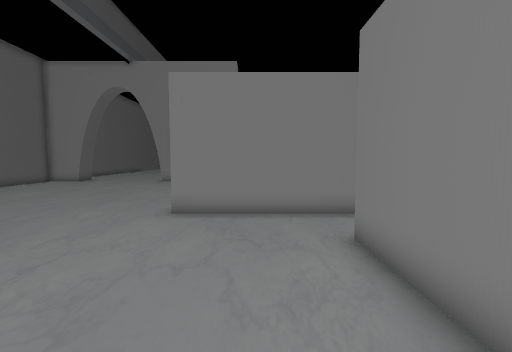
View 1 (above)

19 first-person views from a walk through a 3-D level made in the Unity game engine. The camera is 1.5 m above the floor, tilts 4° down and sees 90° across. The floor is counted in squares, 0.81 m on a side. Each view is taken from the middle of a square. On the plan, view 1 faces up. The plan holds only what a view shows up to about 15 squares ahead; the rest is blank. The place goes on beyond the plan. The player character is not drawn. Some surface patterns are stand-ins.

View 2
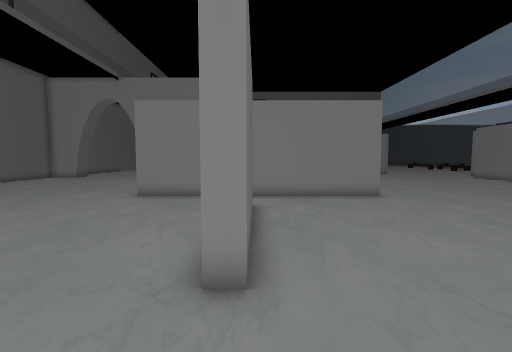

View 3
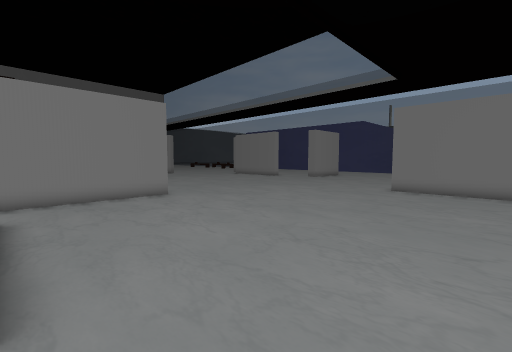

View 4
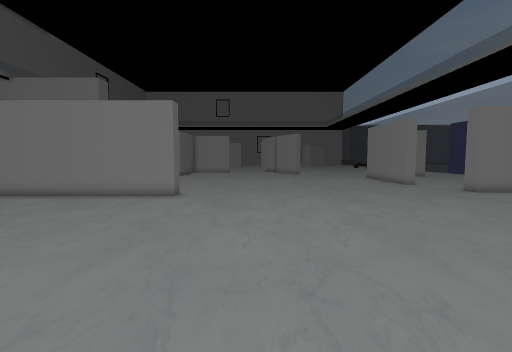

View 5
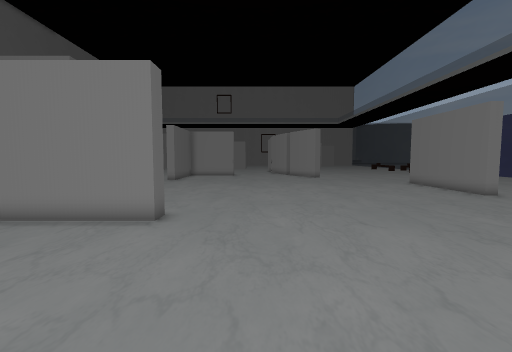

View 6
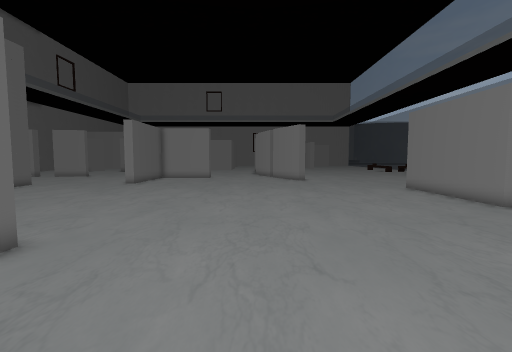

View 7
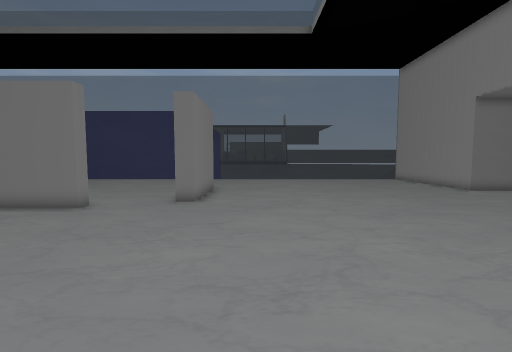

View 8
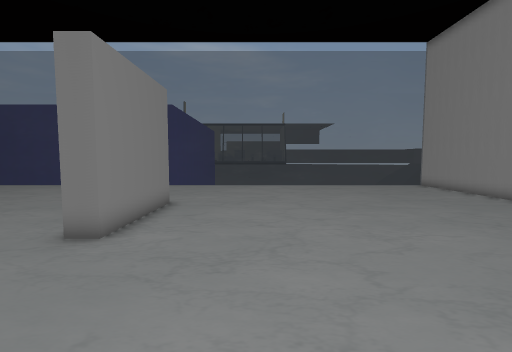

View 9
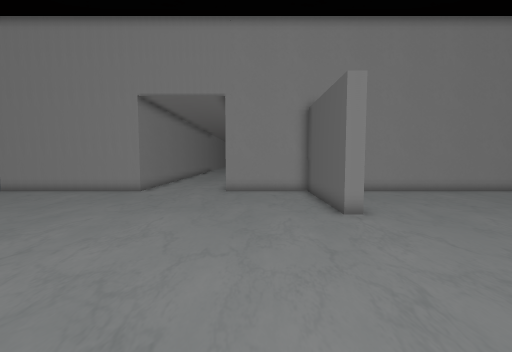

View 10
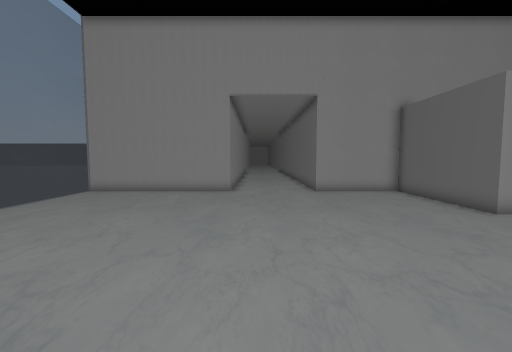

View 11
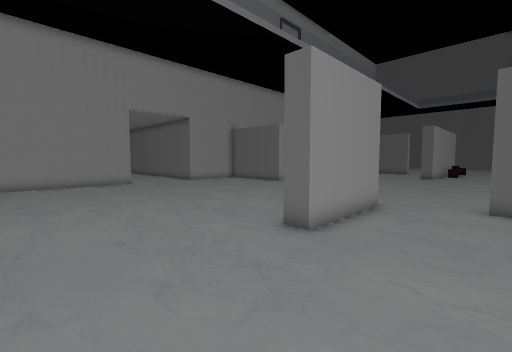

View 12
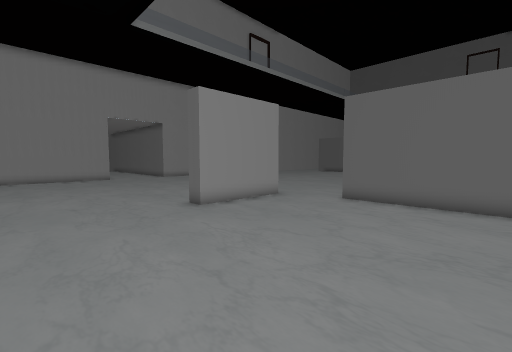

View 13
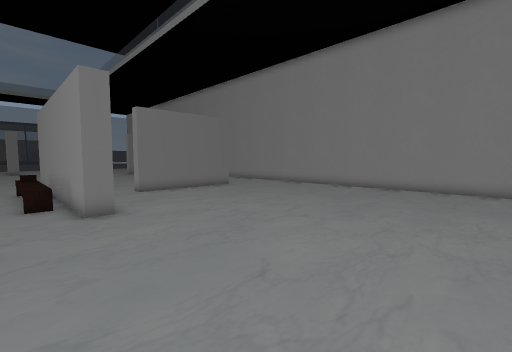

View 14
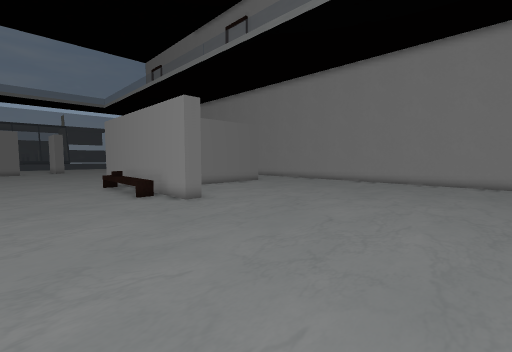

View 15
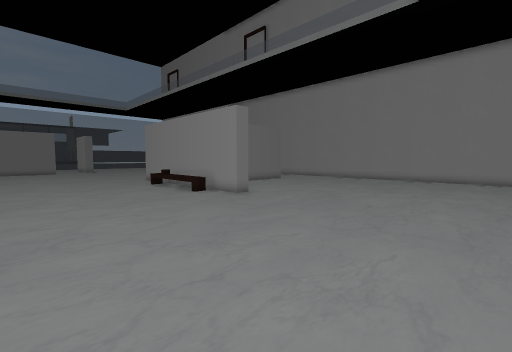

View 16
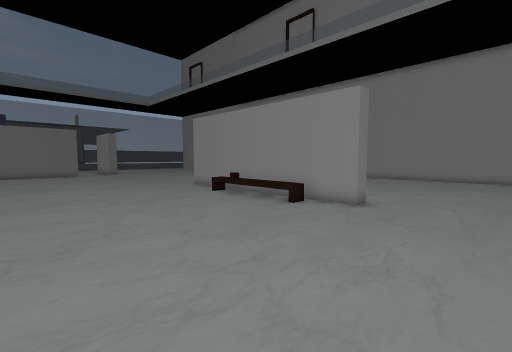

View 17
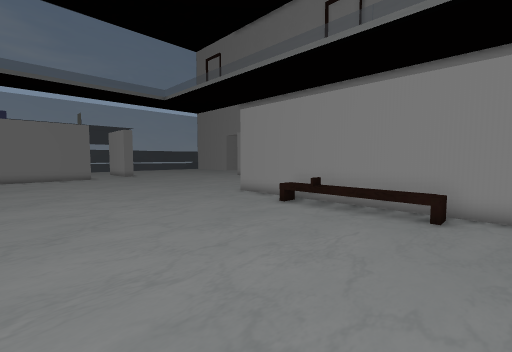

View 18
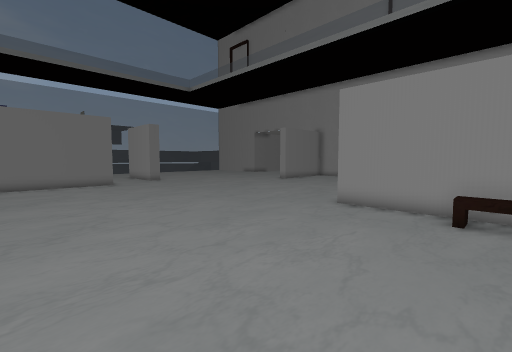

View 19
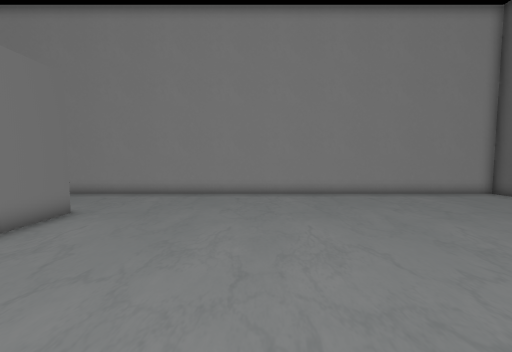

### Floor plan
Key: @ floor where view 1 was taken; # wall or solid block; . floor; = window, fence, low wall or low ledge; O other object.
Columns run from 13 left of view 1 to 36 right of it. Each row starts with its distance up from view 1.
 19       .  ...........................##...........
 18 .  .................................##..........
 17   ..................................##..........
 16  ...................................##...........
 15 ....................................##...........
 14 ....................................##...........
 13 .................................................
 12 .................................................
 11 .............OOOOOO..............................
 10 ............OOOOOOO...................#####......
  9 ...........############..........................
  8 ...........#  #########..........................
  7 .................................................
  6 .................................................
  5 ...............##................................
  4 ...............##................................
  3 ...............##................................
  2 ...............##................................
  1 ...............##................................
  0 .............@.##..............##................=
 -1 ............................... #................=
 -2 ............................... #................=
 -3 ............................... #................=
 -4 ............................... #................=
 -5 ##############################  ######...########=
 -6                                      #...#

Where each view was taken, in squares from view 1:
view 1: 0 up, 0 right, facing up
view 2: 4 down, 3 right, facing up
view 3: 4 down, 3 right, facing up-right
view 4: 4 down, 13 right, facing up
view 5: 1 up, 12 right, facing up
view 6: 4 up, 14 right, facing up
view 7: 7 up, 14 right, facing right
view 8: 6 up, 19 right, facing right
view 9: 9 up, 22 right, facing down
view 10: 9 up, 27 right, facing down
view 11: 14 up, 35 right, facing down-left
view 12: 19 up, 35 right, facing down-left
view 13: 11 up, 12 left, facing down-right
view 14: 15 up, 13 left, facing down-right
view 15: 18 up, 13 left, facing down-right
view 16: 19 up, 7 left, facing down-right
view 17: 19 up, 2 left, facing down-right
view 18: 19 up, 4 right, facing down-right
view 19: 8 up, 4 left, facing down
